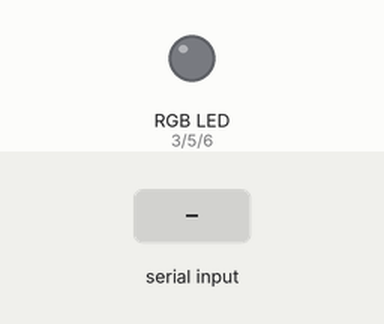
A sketch run on a simulated Arduino Uno, built with avr-gcc and run on an emulated ATmega328P. Parts: an RGB LED mixed from three pins (HIGH = lit). The test bench sets the inputs (shaded band). Dim RGB values are drawn brighter than linear.

Above: at 1.2 s.
1.3 s: "30,150\n" received over Serial
At 3.23 s:
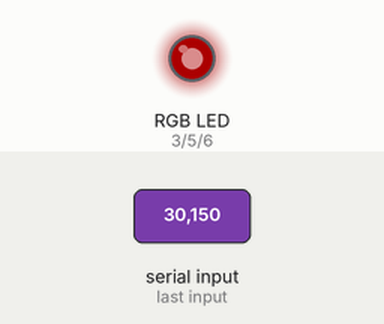
At 5.15 s:
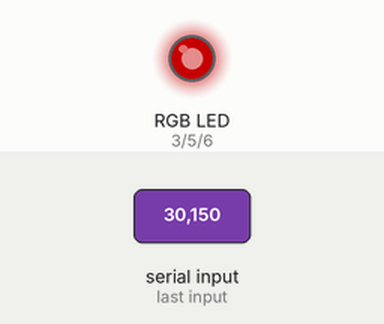
Timing chart, 0 to 15.6 s (numbered marks = the images above; inputs shaded):
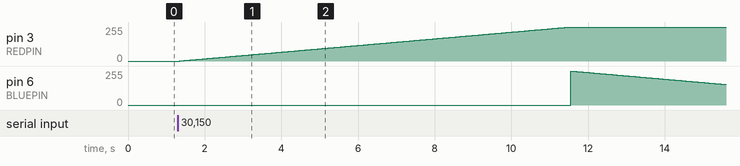

Measured:
- after the input at 1.3 s, pin 3 (REDPIN): moves from 0/255 to 255/255 over 10.2 s, starting at once

The sketch:

rgb_fade_based_on_serial.ino
```cpp
// color swirl! connect an RGB LED to the PWM pins as indicated
// in the #defines
// public domain, enjoy!

#define REDPIN 3
#define GREENPIN 5
#define BLUEPIN 6

#define FADESPEED 40     // make this higher to slow down

int status;
int r, g, b;

void setup() {
  pinMode(REDPIN, OUTPUT);
  pinMode(GREENPIN, OUTPUT);
  pinMode(BLUEPIN, OUTPUT);
  Serial.begin(9600);

  //status = 0; //LED off
}


void loop() {

    if (Serial.available()){
    status = Serial.read() - '0';
  }

  if (status == 1) { //fading colors

  // fade from blue to violet
  for (r = 0; r < 256; r++) {
    analogWrite(REDPIN, r);
    delay(FADESPEED);
  }
  // fade from violet to red
  for (b = 255; b > 0; b--) {
    analogWrite(BLUEPIN, b);
    delay(FADESPEED);
  }
  // fade from red to yellow
  for (g = 0; g < 256; g++) {
    analogWrite(GREENPIN, g);
    delay(FADESPEED);
  }
  // fade from yellow to green
  for (r = 255; r > 0; r--) {
    analogWrite(REDPIN, r);
    delay(FADESPEED);
  }
  // fade from green to teal
  for (b = 0; b < 256; b++) {
    analogWrite(BLUEPIN, b);
    delay(FADESPEED);
  }
  // fade from teal to blue
  for (g = 255; g > 0; g--) {
    analogWrite(GREENPIN, g);
    delay(FADESPEED);
  }
}
  else if (status == 2) { //yellow breathe
    float val = (exp(sin(millis()/2000.0*PI)) - 0.36787944)*108.0;
    analogWrite(REDPIN, val);
    analogWrite(GREENPIN, val);
    analogWrite(BLUEPIN, 0);
  }
    else if (status == 3) { //red breathe
    float val = (exp(sin(millis()/500.0*PI)) - 0.36787944)*108.0;
    analogWrite(REDPIN, val);
    analogWrite(GREENPIN, 0);
    analogWrite(BLUEPIN, 0);
  }
    else if (status == 4) { //testing breathe
    float val = (exp(sin(millis()/500.0*PI)) - 0.36787944)*108.0;
    analogWrite(REDPIN, val);
    analogWrite(GREENPIN, 0);
    analogWrite(BLUEPIN, val);
   }
  else { //led should be off
    analogWrite(GREENPIN,0);
    analogWrite(BLUEPIN, 0);
    analogWrite(REDPIN, 0);
  }
}
```
